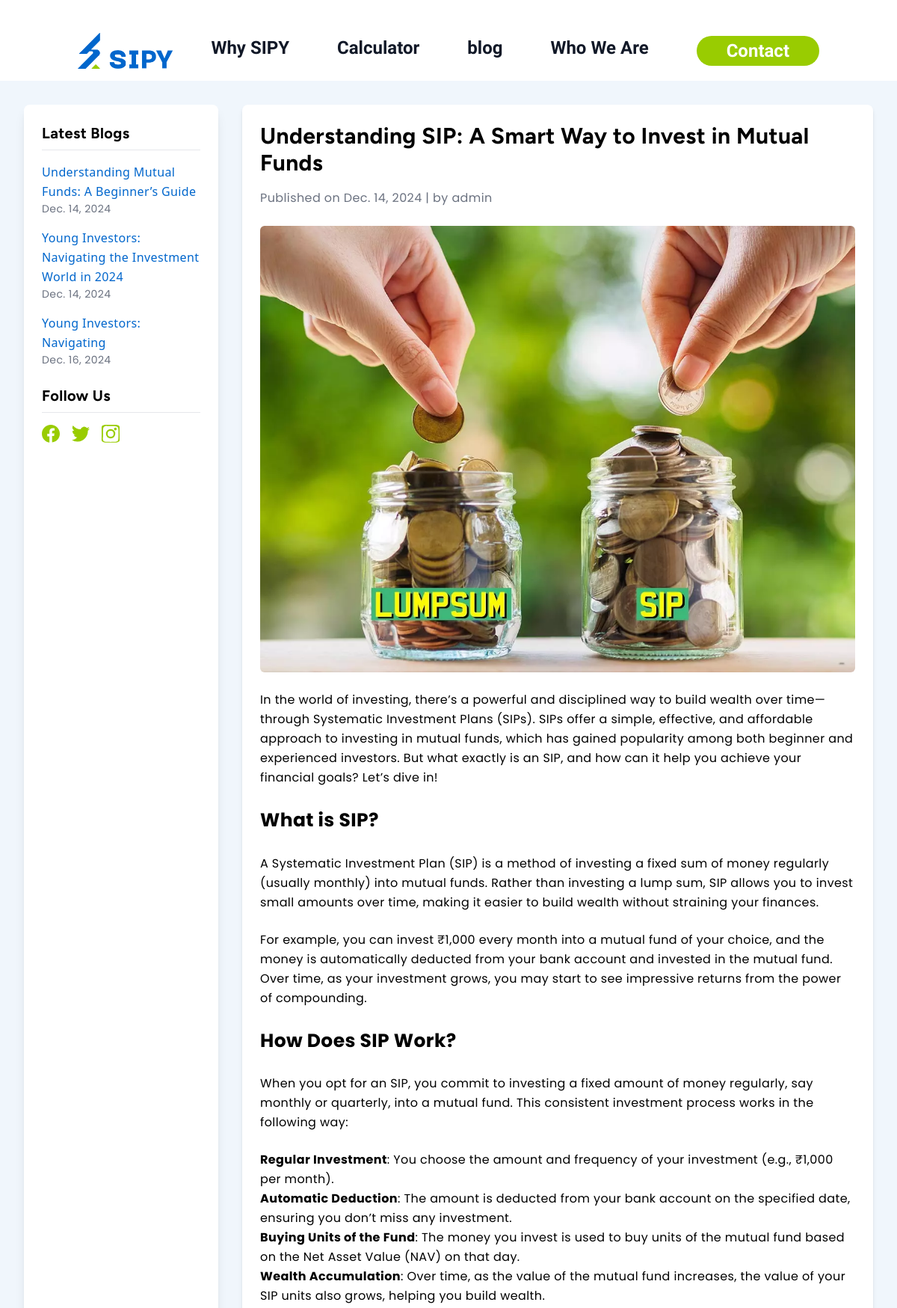
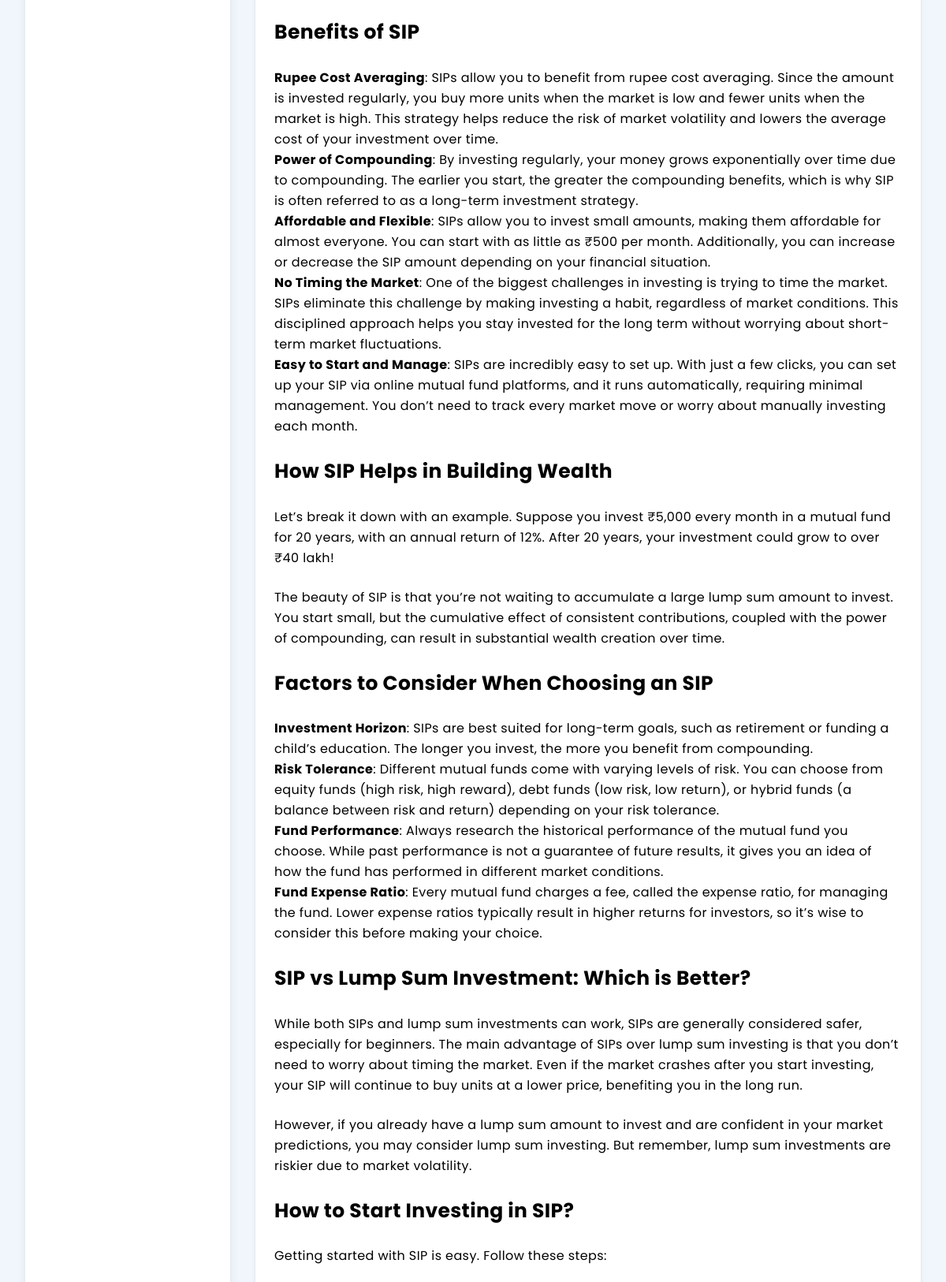
Screenshot of /blog/understanding-sip-a-smart-way-to-invest-in-mutual-funds (upper part) with the database file from the repository (2 pictures, top to bottom).
### index/models.py (models this page shows, shortened)
class Blog(models.Model):
    title = models.CharField(max_length=100, blank=True, null=True)
    author = models.ForeignKey(User, on_delete=models.CASCADE, related_name='blogs')  # ForeignKey to User
    image = models.ImageField(upload_to='images/', blank=True, null=True)
    short_description=CKEditor5Field('Text', config_name='short description')
    description=CKEditor5Field('Text', config_name='description')
    slug = models.SlugField(unique=True, blank=True, null=True)
    date = models.DateField(auto_now_add=True)
    is_active = models.BooleanField(default=True)

### index/views.py (the view)
# urls.py: path('blog/<slug>', blog, name='blog'),
def blog (request, slug):
    blog = Blog.objects.get(slug=slug)
    all_blogs = Blog.objects.exclude(id=blog.id)[:3]
    return render(request, 'blog.html', {'blog': blog, 'all_blogs': all_blogs})

### index/templates/blog.html (shortened to what this page needs)
{% extends 'base.html' %}
{% block content %}
<section class="bg-[#f0f6fc] font-sans leading-relaxed tracking-wide">
    <div class="max-w-screen-xl mx-auto py-8 px-4 lg:px-8">
        <div class="grid grid-cols-1 gap-8 lg:grid-cols-4 lg:gap-8 lg:grid-flow-row-dense">
            <aside class="lg:col-span-1 bg-white shadow-lg rounded-lg p-6 order-last lg:order-first">
                <h2 class="text-xl font-bold mb-4 border-b pb-2">Latest Blogs</h2>
                <ul class="space-y-4">
                    {% for blog in all_blogs %}
                    <li>
                        <a href="{% url 'index:blog' blog.slug %}" class="text-primary hover:underline hover:text-secondary">{{ blog.title }}</a>
                        <p class="text-sm text-gray-500">{{ blog.date }}</p>
                    </li>
                    {% endfor %}
                </ul>
                <h2 class="text-xl font-bold mt-6 mb-4 border-b pb-2">Follow Us</h2>
                <div class="flex space-x-4">
                    <a href="https://www.facebook.com/profile.php?id=61569742269323" target="_blank" class="text-secondary hover:text-blue-600">
                    </a>
                    <a href="https://x.com/SIPYCARE" target="_blank" class="text-secondary hover:text-blue-400">
                    </a>
                    <a href="https://www.instagram.com/sipycare" target="_blank" class="text-secondary hover:text-pink-600">
                    </a>
                </div>
            </aside>
            <main class="lg:col-span-3 bg-white shadow-md rounded-lg p-6">
                <h1 class="text-3xl font-bold mb-4">{{ blog.title }}</h1>
                <p class="text-gray-500 mb-6">Published on {{ blog.date }} | by {{ blog.author }}</p>
                <img src="{{ blog.image.url }}" alt="Blog Image" class="w-full h-auto rounded-md mb-6">
                <div class=" space-y-6 blog-content">
                    {{ blog.description | safe }}
                </div>
            </main>
        </div>
    </div>
</section>
{% endblock %}

### static/css/Style.css (style rules this page uses)
body { margin: 0px; padding: 0px; box-sizing: border-box }
h1, h2, button { @apply font-title; }
h3, h4, h5, h6, p { @apply font-subheading; }
p { font-family: poppins; }
.blog-content p, .blog-content h2, .blog-content h3, .blog-content h4, .blog-content h5, .blog-content h6, .blog-content ul, .blog-content li, .blog-content ol { font-family: 'Poppins', sans-serif; }
.blog-content h2, .blog-content h3, .blog-content h4 { font-size:25px; font-weight: bold; }
.blog-content p { font-size:16px; }
svg { display: block; overflow: visible; }

### templates/base.html (style rules this page uses)
body { margin:0; padding:0; }

### rows the page displays
Blog: title "Understanding Mutual Funds: A Beginner’s Guide", date "Dec. 14, 2024"
Blog: title "Young Investors: Navigating the Investment World in 2024", date "Dec. 14, 2024"
Blog: title "Young Investors: Navigating", date "Dec. 16, 2024"
Blog: title "Understanding SIP: A Smart Way to Invest in Mutual Funds", date "Dec. 14, 2024", author "admin", image (picture), description "In the world of investing, there’s a powerful and disciplined way to build wealth over time—through Systematic Investment Plans (SIPs). SIPs offer a simple, effective, and affordable approach to investing in mutual funds, which has gained popularity among both beginner and experienced investors. But what exactly is an SIP, and how can it help you achieve your financial goals? Let’s dive in! What is SIP? A Systematic Investment Plan (SIP) is a method of investing a fixed sum of money regularly (usually monthly) into mutual funds. Rather than investing a lump sum, SIP allows you to invest small amounts over time, making it easier to build wealth without straining your finances. For example,…"
